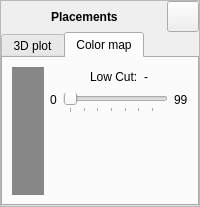
              <widget class="QFrame" name="framePlacements">
               <property name="sizePolicy">
                <sizepolicy hsizetype="Fixed" vsizetype="Fixed">
                 <horstretch>0</horstretch>
                 <verstretch>0</verstretch>
                </sizepolicy>
               </property>
               <property name="frameShape">
                <enum>QFrame::StyledPanel</enum>
               </property>
               <property name="frameShadow">
                <enum>QFrame::Raised</enum>
               </property>
               <layout class="QGridLayout" name="gridLayout_32">
                <property name="margin">
                 <number>0</number>
                </property>
                <property name="spacing">
                 <number>0</number>
                </property>
                <item row="0" column="0">
                 <layout class="QGridLayout" name="gridLayout_28">
                  <property name="sizeConstraint">
                   <enum>QLayout::SetMaximumSize</enum>
                  </property>
                  <item row="0" column="4">
                   <spacer name="horizontalSpacerXZ2_3">
                    <property name="sizePolicy">
                     <sizepolicy hsizetype="Minimum" vsizetype="Minimum">
                      <horstretch>0</horstretch>
                      <verstretch>0</verstretch>
                     </sizepolicy>
                    </property>
                    <property name="orientation">
                     <enum>Qt::Horizontal</enum>
                    </property>
                    <property name="sizeHint" stdset="0">
                     <size>
                      <width>40</width>
                      <height>0</height>
                     </size>
                    </property>
                   </spacer>
                  </item>
                  <item row="0" column="1">
                   <spacer name="horizontalSpacerXZ1_3">
                    <property name="sizePolicy">
                     <sizepolicy hsizetype="Minimum" vsizetype="Minimum">
                      <horstretch>0</horstretch>
                      <verstretch>0</verstretch>
                     </sizepolicy>
                    </property>
                    <property name="orientation">
                     <enum>Qt::Horizontal</enum>
                    </property>
                    <property name="sizeHint" stdset="0">
                     <size>
                      <width>40</width>
                      <height>20</height>
                     </size>
                    </property>
                   </spacer>
                  </item>
                  <item row="0" column="2">
                   <widget class="QLabel" name="labelCpt_3">
                    <property name="sizePolicy">
                     <sizepolicy hsizetype="Fixed" vsizetype="Minimum">
                      <horstretch>0</horstretch>
                      <verstretch>0</verstretch>
                     </sizepolicy>
                    </property>
                    <property name="font">
                     <font>
                      <weight>75</weight>
                      <bold>true</bold>
                     </font>
                    </property>
                    <property name="text">
                     <string>Placements</string>
                    </property>
                   </widget>
                  </item>
                  <item row="0" column="5">
                   <widget class="QToolButton" name="pushPlacements">
                    <property name="sizePolicy">
                     <sizepolicy hsizetype="Fixed" vsizetype="Fixed">
                      <horstretch>0</horstretch>
                      <verstretch>0</verstretch>
                     </sizepolicy>
                    </property>
                    <property name="maximumSize">
                     <size>
                      <width>16777215</width>
                      <height>16777215</height>
                     </size>
                    </property>
                    <property name="font">
                     <font>
                      <weight>75</weight>
                      <italic>false</italic>
                      <bold>true</bold>
                     </font>
                    </property>
                    <property name="text">
                     <string/>
                    </property>
                    <property name="icon">
                     <iconset resource="dreamcaster.qrc">
                      <normaloff>:/images/mini_rect.png</normaloff>:/images/mini_rect.png</iconset>
                    </property>
                    <property name="iconSize">
                     <size>
                      <width>24</width>
                      <height>24</height>
                     </size>
                    </property>
                   </widget>
                  </item>
                 </layout>
                </item>
                <item row="1" column="0">
                 <widget class="QTabWidget" name="tabWidget_4">
                  <property name="tabPosition">
                   <enum>QTabWidget::North</enum>
                  </property>
                  <property name="currentIndex">
                   <number>1</number>
                  </property>
                  <widget class="QWidget" name="tab_6">
                   <attribute name="title">
                    <string>3D plot</string>
                   </attribute>
                   <layout class="QGridLayout" name="gridLayout_4">
                    <item row="0" column="0">
                     <widget class="QVTKWidget" name="qvtkPlot3d" native="true"/>
                    </item>
                   </layout>
                  </widget>
                  <widget class="QWidget" name="tab_13">
                   <attribute name="title">
                    <string>Color map</string>
                   </attribute>
                   <layout class="QHBoxLayout" name="horizontalLayout_52">
                    <item>
                     <widget class="QFrame" name="HeightWidget">
                      <property name="sizePolicy">
                       <sizepolicy hsizetype="Expanding" vsizetype="Expanding">
                        <horstretch>0</horstretch>
                        <verstretch>0</verstretch>
                       </sizepolicy>
                      </property>
                      <property name="minimumSize">
                       <size>
                        <width>0</width>
                        <height>20</height>
                       </size>
                      </property>
                      <property name="palette">
                       <palette>
                        <active>
                         <colorrole role="Base">
                          <brush brushstyle="SolidPattern">
                           <color alpha="255">
                            <red>255</red>
                            <green>255</green>
                            <blue>255</blue>
                           </color>
                          </brush>
                         </colorrole>
                         <colorrole role="Window">
                          <brush brushstyle="SolidPattern">
                           <color alpha="255">
                            <red>135</red>
                            <green>135</green>
                            <blue>135</blue>
                           </color>
                          </brush>
                         </colorrole>
                        </active>
                        <inactive>
                         <colorrole role="Base">
                          <brush brushstyle="SolidPattern">
                           <color alpha="255">
                            <red>255</red>
                            <green>255</green>
                            <blue>255</blue>
                           </color>
                          </brush>
                         </colorrole>
                         <colorrole role="Window">
                          <brush brushstyle="SolidPattern">
                           <color alpha="255">
                            <red>135</red>
                            <green>135</green>
                            <blue>135</blue>
                           </color>
                          </brush>
                         </colorrole>
                        </inactive>
                        <disabled>
                         <colorrole role="Base">
                          <brush brushstyle="SolidPattern">
                           <color alpha="255">
                            <red>135</red>
                            <green>135</green>
                            <blue>135</blue>
                           </color>
                          </brush>
                         </colorrole>
                         <colorrole role="Window">
                          <brush brushstyle="SolidPattern">
                           <color alpha="255">
                            <red>135</red>
                            <green>135</green>
                            <blue>135</blue>
                           </color>
                          </brush>
                         </colorrole>
                        </disabled>
                       </palette>
                      </property>
                      <property name="cursor">
                       <cursorShape>CrossCursor</cursorShape>
                      </property>
                      <property name="autoFillBackground">
                       <bool>true</bool>
                      </property>
                     </widget>
                    </item>
                    <item>
                     <layout class="QVBoxLayout" name="verticalLayout_18">
                      <item>
                       <layout class="QVBoxLayout" name="verticalLayout_16">
                        <item>
                         <layout class="QHBoxLayout" name="horizontalLayout_47">
                          <item>
                           <spacer name="horizontalSpacer_26">
                            <property name="orientation">
                             <enum>Qt::Horizontal</enum>
                            </property>
                            <property name="sizeHint" stdset="0">
                             <size>
                              <width>40</width>
                              <height>20</height>
                             </size>
                            </property>
                           </spacer>
                          </item>
                          <item>
                           <widget class="QLabel" name="label_69">
                            <property name="sizePolicy">
                             <sizepolicy hsizetype="Maximum" vsizetype="Maximum">
                              <horstretch>0</horstretch>
                              <verstretch>0</verstretch>
                             </sizepolicy>
                            </property>
                            <property name="font">
                             <font>
                              
                             </font>
                            </property>
                            <property name="text">
                             <string>Low Cut:</string>
                            </property>
                           </widget>
                          </item>
                          <item>
                           <widget class="QLabel" name="l_lowCut">
                            <property name="sizePolicy">
                             <sizepolicy hsizetype="Fixed" vsizetype="Maximum">
                              <horstretch>0</horstretch>
                              <verstretch>0</verstretch>
                             </sizepolicy>
                            </property>
                            <property name="baseSize">
                             <size>
                              <width>30</width>
                              <height>0</height>
                             </size>
                            </property>
                            <property name="font">
                             <font>
                              
                             </font>
                            </property>
                            <property name="text">
                             <string>-</string>
                            </property>
                           </widget>
                          </item>
                          <item>
                           <spacer name="horizontalSpacer_27">
                            <property name="orientation">
                             <enum>Qt::Horizontal</enum>
                            </property>
                            <property name="sizeHint" stdset="0">
                             <size>
                              <width>40</width>
                              <height>20</height>
                             </size>
                            </property>
                           </spacer>
                          </item>
                         </layout>
                        </item>
                        <item>
                         <layout class="QHBoxLayout" name="horizontalLayout_35">
                          <item>
                           <widget class="QLabel" name="l_sensRes_min_2">
                            <property name="font">
                             <font>
                              
                             </font>
                            </property>
                            <property name="text">
                             <string>0</string>
                            </property>
                            <property name="alignment">
                             <set>Qt::AlignLeading|Qt::AlignLeft|Qt::AlignTop</set>
                            </property>
                           </widget>
                          </item>
                          <item>
                           <widget class="QSlider" name="hs_topPlacements">
                            <property name="maximumSize">
                             <size>
                              <width>16777215</width>
                              <height>16777215</height>
                             </size>
                            </property>
                            <property name="minimum">
                             <number>0</number>
                            </property>
                            <property name="singleStep">
                             <number>1</number>
                            </property>
                            <property name="pageStep">
                             <number>1</number>
                            </property>
                            <property name="orientation">
                             <enum>Qt::Horizontal</enum>
                            </property>
                            <property name="tickPosition">
                             <enum>QSlider::TicksBelow</enum>
                            </property>
                            <property name="tickInterval">
                             <number>15</number>
                            </property>
                           </widget>
                          </item>
                          <item>
                           <widget class="QLabel" name="l_sensRes_min_3">
                            <property name="font">
                             <font>
                              
                             </font>
                            </property>
                            <property name="text">
                             <string>99</string>
                            </property>
                            <property name="alignment">
                             <set>Qt::AlignLeading|Qt::AlignLeft|Qt::AlignTop</set>
                            </property>
                           </widget>
                          </item>
                         </layout>
                        </item>
                       </layout>
                      </item>
                      <item>
                       <spacer name="verticalSpacer_15">
                        <property name="orientation">
                         <enum>Qt::Vertical</enum>
                        </property>
                        <property name="sizeHint" stdset="0">
                         <size>
                          <width>20</width>
                          <height>40</height>
                         </size>
                        </property>
                       </spacer>
                      </item>
                      <item>
                       <spacer name="verticalSpacer_29">
                        <property name="orientation">
                         <enum>Qt::Vertical</enum>
                        </property>
                        <property name="sizeHint" stdset="0">
                         <size>
                          <width>20</width>
                          <height>40</height>
                         </size>
                        </property>
                       </spacer>
                      </item>
                     </layout>
                    </item>
                   </layout>
                  </widget>
                 </widget>
                </item>
               </layout>
              </widget>
